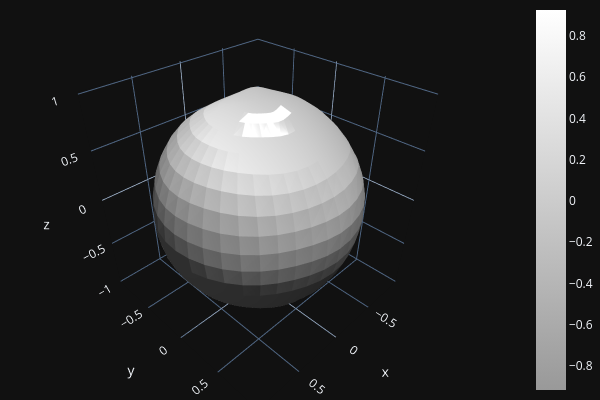

Source (notebook cell):
### Code cell
o3d.visualization.draw_plotly(
    [denoised_mesh]
)

### Figure 1 — Plotly figure (JSON) as saved in the notebook; plotly's stock layout.template omitted (floating-point values rounded to 4 significant figures; data arrays with more than 128 entries replaced by an {"elided": "..."} marker saying what was removed)
{"data": [{"colorscale": [[0, "rgb(153, 153, 153)"], [1.0, "rgb(255,255,255)"]], "flatshading": true, "i": {"elided": "1520 int values"}, "intensity": {"elided": "762 float values"}, "j": {"elided": "1520 int values"}, "k": {"elided": "1520 int values"}, "lighting": {"ambient": 0.18, "diffuse": 1, "facenormalsepsilon": 1e-15, "fresnel": 0.1, "roughness": 0.05, "specular": 1, "vertexnormalsepsilon": 1e-15}, "lightposition": {"x": 100, "y": 200, "z": 0}, "x": {"elided": "762 float values"}, "y": {"elided": "762 float values"}, "z": {"elided": "762 float values"}, "type": "mesh3d"}], "layout": {"height": 400, "margin": {"b": 0, "l": 0, "r": 0, "t": 0}, "showlegend": false, "width": 600, "scene": {"camera": {"center": {"x": 0, "y": 0, "z": 0}, "up": {"x": 0, "y": 0, "z": 1}}}}}
